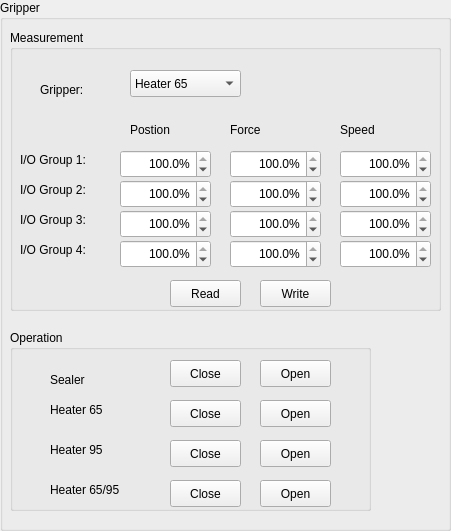
       <widget class="QGroupBox" name="gripperGroupBox">
        <property name="geometry">
         <rect>
          <x>440</x>
          <y>10</y>
          <width>451</width>
          <height>531</height>
         </rect>
        </property>
        <property name="title">
         <string>Gripper</string>
        </property>
        <widget class="QGroupBox" name="measurementGroupBox">
         <property name="geometry">
          <rect>
           <x>10</x>
           <y>30</y>
           <width>431</width>
           <height>281</height>
          </rect>
         </property>
         <property name="title">
          <string>Measurement</string>
         </property>
         <widget class="QComboBox" name="gripperComboBox">
          <property name="geometry">
           <rect>
            <x>120</x>
            <y>40</y>
            <width>111</width>
            <height>27</height>
           </rect>
          </property>
          <item>
           <property name="text">
            <string>Heater 65</string>
           </property>
          </item>
          <item>
           <property name="text">
            <string>Heater 95</string>
           </property>
          </item>
          <item>
           <property name="text">
            <string>Sealer</string>
           </property>
          </item>
         </widget>
         <widget class="QLabel" name="graperLabel">
          <property name="geometry">
           <rect>
            <x>30</x>
            <y>50</y>
            <width>71</width>
            <height>19</height>
           </rect>
          </property>
          <property name="text">
           <string>Gripper:</string>
          </property>
         </widget>
         <widget class="QLabel" name="IOGroup1Label">
          <property name="geometry">
           <rect>
            <x>10</x>
            <y>120</y>
            <width>101</width>
            <height>19</height>
           </rect>
          </property>
          <property name="text">
           <string>I/O Group 1:</string>
          </property>
         </widget>
         <widget class="QLabel" name="positionLabel_2">
          <property name="geometry">
           <rect>
            <x>120</x>
            <y>90</y>
            <width>61</width>
            <height>19</height>
           </rect>
          </property>
          <property name="text">
           <string>Postion</string>
          </property>
         </widget>
         <widget class="QLabel" name="speedLabel">
          <property name="geometry">
           <rect>
            <x>330</x>
            <y>90</y>
            <width>76</width>
            <height>19</height>
           </rect>
          </property>
          <property name="text">
           <string>Speed</string>
          </property>
         </widget>
         <widget class="QLabel" name="forceLabel">
          <property name="geometry">
           <rect>
            <x>220</x>
            <y>90</y>
            <width>51</width>
            <height>19</height>
           </rect>
          </property>
          <property name="text">
           <string>Force</string>
          </property>
         </widget>
         <widget class="QLabel" name="IOGroup2Label">
          <property name="geometry">
           <rect>
            <x>10</x>
            <y>150</y>
            <width>101</width>
            <height>19</height>
           </rect>
          </property>
          <property name="text">
           <string>I/O Group 2:</string>
          </property>
         </widget>
         <widget class="QLabel" name="IOGroup3Label">
          <property name="geometry">
           <rect>
            <x>10</x>
            <y>180</y>
            <width>101</width>
            <height>19</height>
           </rect>
          </property>
          <property name="text">
           <string>I/O Group 3:</string>
          </property>
         </widget>
         <widget class="QLabel" name="IOGroup4Label">
          <property name="geometry">
           <rect>
            <x>10</x>
            <y>210</y>
            <width>101</width>
            <height>19</height>
           </rect>
          </property>
          <property name="text">
           <string>I/O Group 4:</string>
          </property>
         </widget>
         <widget class="QPushButton" name="gripperReadButton">
          <property name="geometry">
           <rect>
            <x>160</x>
            <y>250</y>
            <width>71</width>
            <height>27</height>
           </rect>
          </property>
          <property name="text">
           <string>Read</string>
          </property>
         </widget>
         <widget class="QPushButton" name="gripperWriteButton">
          <property name="geometry">
           <rect>
            <x>250</x>
            <y>250</y>
            <width>71</width>
            <height>27</height>
           </rect>
          </property>
          <property name="text">
           <string>Write</string>
          </property>
         </widget>
         <widget class="QDoubleSpinBox" name="position1DoubleSpinBox">
          <property name="geometry">
           <rect>
            <x>110</x>
            <y>120</y>
            <width>91</width>
            <height>28</height>
           </rect>
          </property>
          <property name="alignment">
           <set>Qt::AlignRight|Qt::AlignTrailing|Qt::AlignVCenter</set>
          </property>
          <property name="suffix">
           <string>%</string>
          </property>
          <property name="decimals">
           <number>1</number>
          </property>
          <property name="value">
           <double>100.000000000000000</double>
          </property>
         </widget>
         <widget class="QDoubleSpinBox" name="speed1DoubleSpinBox">
          <property name="geometry">
           <rect>
            <x>330</x>
            <y>120</y>
            <width>91</width>
            <height>28</height>
           </rect>
          </property>
          <property name="alignment">
           <set>Qt::AlignRight|Qt::AlignTrailing|Qt::AlignVCenter</set>
          </property>
          <property name="suffix">
           <string>%</string>
          </property>
          <property name="decimals">
           <number>1</number>
          </property>
          <property name="value">
           <double>100.000000000000000</double>
          </property>
         </widget>
         <widget class="QDoubleSpinBox" name="force1DoubleSpinBox">
          <property name="geometry">
           <rect>
            <x>220</x>
            <y>120</y>
            <width>91</width>
            <height>28</height>
           </rect>
          </property>
          <property name="alignment">
           <set>Qt::AlignRight|Qt::AlignTrailing|Qt::AlignVCenter</set>
          </property>
          <property name="suffix">
           <string>%</string>
          </property>
          <property name="decimals">
           <number>1</number>
          </property>
          <property name="value">
           <double>100.000000000000000</double>
          </property>
         </widget>
         <widget class="QDoubleSpinBox" name="position3DoubleSpinBox">
          <property name="geometry">
           <rect>
            <x>110</x>
            <y>180</y>
            <width>91</width>
            <height>28</height>
           </rect>
          </property>
          <property name="alignment">
           <set>Qt::AlignRight|Qt::AlignTrailing|Qt::AlignVCenter</set>
          </property>
          <property name="suffix">
           <string>%</string>
          </property>
          <property name="decimals">
           <number>1</number>
          </property>
          <property name="value">
           <double>100.000000000000000</double>
          </property>
         </widget>
         <widget class="QDoubleSpinBox" name="speed2DoubleSpinBox">
          <property name="geometry">
           <rect>
            <x>330</x>
            <y>150</y>
            <width>91</width>
            <height>28</height>
           </rect>
          </property>
          <property name="alignment">
           <set>Qt::AlignRight|Qt::AlignTrailing|Qt::AlignVCenter</set>
          </property>
          <property name="suffix">
           <string>%</string>
          </property>
          <property name="decimals">
           <number>1</number>
          </property>
          <property name="value">
           <double>100.000000000000000</double>
          </property>
         </widget>
         <widget class="QDoubleSpinBox" name="force2DoubleSpinBox">
          <property name="geometry">
           <rect>
            <x>220</x>
            <y>150</y>
            <width>91</width>
            <height>28</height>
           </rect>
          </property>
          <property name="alignment">
           <set>Qt::AlignRight|Qt::AlignTrailing|Qt::AlignVCenter</set>
          </property>
          <property name="suffix">
           <string>%</string>
          </property>
          <property name="decimals">
           <number>1</number>
          </property>
          <property name="value">
           <double>100.000000000000000</double>
          </property>
         </widget>
         <widget class="QDoubleSpinBox" name="speed4DoubleSpinBox">
          <property name="geometry">
           <rect>
            <x>330</x>
            <y>210</y>
            <width>91</width>
            <height>28</height>
           </rect>
          </property>
          <property name="alignment">
           <set>Qt::AlignRight|Qt::AlignTrailing|Qt::AlignVCenter</set>
          </property>
          <property name="suffix">
           <string>%</string>
          </property>
          <property name="decimals">
           <number>1</number>
          </property>
          <property name="value">
           <double>100.000000000000000</double>
          </property>
         </widget>
         <widget class="QDoubleSpinBox" name="force4DoubleSpinBox">
          <property name="geometry">
           <rect>
            <x>220</x>
            <y>210</y>
            <width>91</width>
            <height>28</height>
           </rect>
          </property>
          <property name="alignment">
           <set>Qt::AlignRight|Qt::AlignTrailing|Qt::AlignVCenter</set>
          </property>
          <property name="suffix">
           <string>%</string>
          </property>
          <property name="decimals">
           <number>1</number>
          </property>
          <property name="value">
           <double>100.000000000000000</double>
          </property>
         </widget>
         <widget class="QDoubleSpinBox" name="position4DoubleSpinBox">
          <property name="geometry">
           <rect>
            <x>110</x>
            <y>210</y>
            <width>91</width>
            <height>28</height>
           </rect>
          </property>
          <property name="alignment">
           <set>Qt::AlignRight|Qt::AlignTrailing|Qt::AlignVCenter</set>
          </property>
          <property name="suffix">
           <string>%</string>
          </property>
          <property name="decimals">
           <number>1</number>
          </property>
          <property name="value">
           <double>100.000000000000000</double>
          </property>
         </widget>
         <widget class="QDoubleSpinBox" name="speed3DoubleSpinBox">
          <property name="geometry">
           <rect>
            <x>330</x>
            <y>180</y>
            <width>91</width>
            <height>28</height>
           </rect>
          </property>
          <property name="alignment">
           <set>Qt::AlignRight|Qt::AlignTrailing|Qt::AlignVCenter</set>
          </property>
          <property name="suffix">
           <string>%</string>
          </property>
          <property name="decimals">
           <number>1</number>
          </property>
          <property name="value">
           <double>100.000000000000000</double>
          </property>
         </widget>
         <widget class="QDoubleSpinBox" name="force3DoubleSpinBox">
          <property name="geometry">
           <rect>
            <x>220</x>
            <y>180</y>
            <width>91</width>
            <height>28</height>
           </rect>
          </property>
          <property name="alignment">
           <set>Qt::AlignRight|Qt::AlignTrailing|Qt::AlignVCenter</set>
          </property>
          <property name="suffix">
           <string>%</string>
          </property>
          <property name="decimals">
           <number>1</number>
          </property>
          <property name="value">
           <double>100.000000000000000</double>
          </property>
         </widget>
         <widget class="QDoubleSpinBox" name="position2DoubleSpinBox">
          <property name="geometry">
           <rect>
            <x>110</x>
            <y>150</y>
            <width>91</width>
            <height>28</height>
           </rect>
          </property>
          <property name="alignment">
           <set>Qt::AlignRight|Qt::AlignTrailing|Qt::AlignVCenter</set>
          </property>
          <property name="suffix">
           <string>%</string>
          </property>
          <property name="decimals">
           <number>1</number>
          </property>
          <property name="value">
           <double>100.000000000000000</double>
          </property>
         </widget>
        </widget>
        <widget class="QPushButton" name="sealerOpenPushButton">
         <property name="geometry">
          <rect>
           <x>260</x>
           <y>360</y>
           <width>71</width>
           <height>27</height>
          </rect>
         </property>
         <property name="text">
          <string>Open</string>
         </property>
        </widget>
        <widget class="QPushButton" name="heater65OpenPushButton">
         <property name="geometry">
          <rect>
           <x>260</x>
           <y>400</y>
           <width>71</width>
           <height>27</height>
          </rect>
         </property>
         <property name="text">
          <string>Open</string>
         </property>
        </widget>
        <widget class="QPushButton" name="heater95OpenPushButton">
         <property name="geometry">
          <rect>
           <x>260</x>
           <y>440</y>
           <width>71</width>
           <height>27</height>
          </rect>
         </property>
         <property name="text">
          <string>Open</string>
         </property>
        </widget>
        <widget class="QPushButton" name="heaterBothOpenPushButton">
         <property name="geometry">
          <rect>
           <x>260</x>
           <y>480</y>
           <width>71</width>
           <height>27</height>
          </rect>
         </property>
         <property name="text">
          <string>Open</string>
         </property>
        </widget>
        <widget class="QGroupBox" name="operationGroupBox">
         <property name="geometry">
          <rect>
           <x>10</x>
           <y>330</y>
           <width>361</width>
           <height>181</height>
          </rect>
         </property>
         <property name="title">
          <string>Operation</string>
         </property>
         <widget class="QPushButton" name="sealerClosePushButton">
          <property name="geometry">
           <rect>
            <x>160</x>
            <y>30</y>
            <width>71</width>
            <height>27</height>
           </rect>
          </property>
          <property name="text">
           <string>Close</string>
          </property>
         </widget>
         <widget class="QPushButton" name="heater65ClosePushButton">
          <property name="geometry">
           <rect>
            <x>160</x>
            <y>70</y>
            <width>71</width>
            <height>27</height>
           </rect>
          </property>
          <property name="text">
           <string>Close</string>
          </property>
         </widget>
         <widget class="QPushButton" name="heater95ClosePushButton">
          <property name="geometry">
           <rect>
            <x>160</x>
            <y>110</y>
            <width>71</width>
            <height>27</height>
           </rect>
          </property>
          <property name="text">
           <string>Close</string>
          </property>
         </widget>
         <widget class="QPushButton" name="heaterBothClosePushButton">
          <property name="geometry">
           <rect>
            <x>160</x>
            <y>150</y>
            <width>71</width>
            <height>27</height>
           </rect>
          </property>
          <property name="text">
           <string>Close</string>
          </property>
         </widget>
         <widget class="QLabel" name="sealerOperationLable">
          <property name="geometry">
           <rect>
            <x>40</x>
            <y>40</y>
            <width>76</width>
            <height>19</height>
           </rect>
          </property>
          <property name="text">
           <string>Sealer</string>
          </property>
         </widget>
         <widget class="QLabel" name="heater65GripperLabel">
          <property name="geometry">
           <rect>
            <x>40</x>
            <y>70</y>
            <width>101</width>
            <height>19</height>
           </rect>
          </property>
          <property name="text">
           <string>Heater 65</string>
          </property>
         </widget>
         <widget class="QLabel" name="heater95GripperLabel">
          <property name="geometry">
           <rect>
            <x>40</x>
            <y>110</y>
            <width>101</width>
            <height>19</height>
           </rect>
          </property>
          <property name="text">
           <string>Heater 95</string>
          </property>
         </widget>
         <widget class="QLabel" name="heaterBothLabel">
          <property name="geometry">
           <rect>
            <x>40</x>
            <y>150</y>
            <width>141</width>
            <height>19</height>
           </rect>
          </property>
          <property name="text">
           <string>Heater 65/95</string>
          </property>
         </widget>
        </widget>
        <zorder>operationGroupBox</zorder>
        <zorder>measurementGroupBox</zorder>
        <zorder>sealerOpenPushButton</zorder>
        <zorder>heater65OpenPushButton</zorder>
        <zorder>heater95OpenPushButton</zorder>
        <zorder>heaterBothOpenPushButton</zorder>
       </widget>
